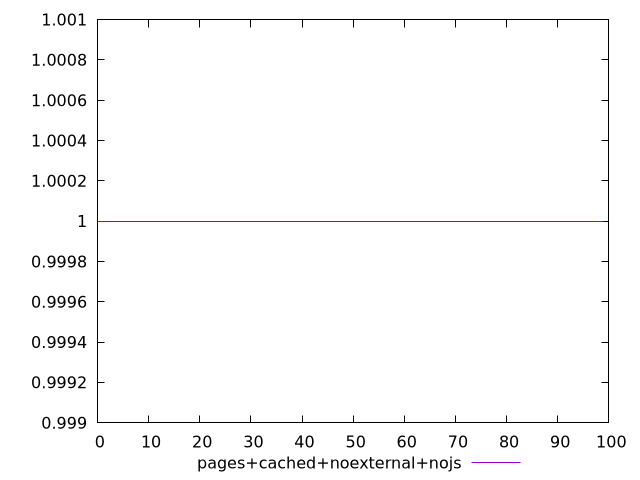

Generate this figure with gnuplot:
$_pagesCachedNoexternalNojs <<EOF
1
1
1
1
1
1
1
1
1
1
1
1
1
1
1
1
1
1
1
1
1
1
1
1
1
1
1
1
1
1
1
1
1
1
1
1
1
1
1
1
1
1
1
1
1
1
1
1
1
1
1
1
1
1
1
1
1
1
1
1
1
1
1
1
1
1
1
1
1
1
1
1
1
1
1
1
1
1
1
1
1
1
1
1
1
1
1
1
1
1
1
1
1
1
1
1
1
1
1
1
EOF
set key outside below
set terminal pngcairo
set output "report_00004_2020-11-02T20-21-41.718Z/uses-passive-event-listeners/pages+cached+noexternal+nojs//score.png"
set yrange [0.999:1.001]
plot $_pagesCachedNoexternalNojs title "pages+cached+noexternal+nojs" with line ,
